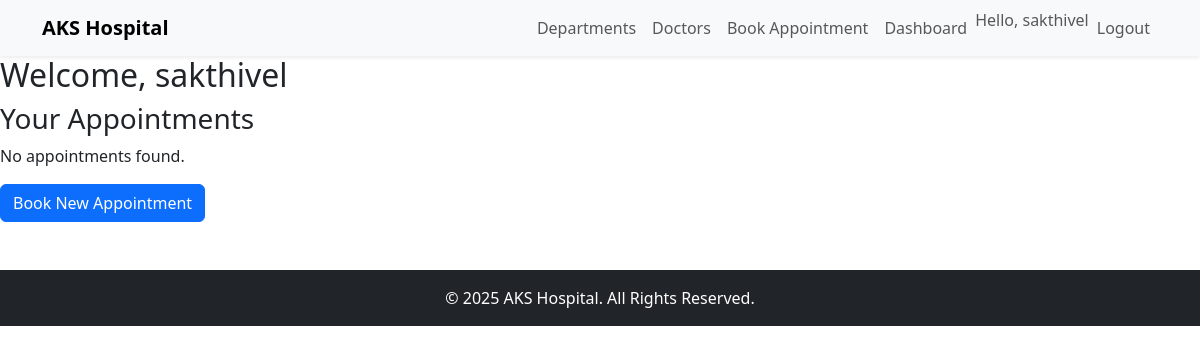
The app's page /dashboard/ (signed in), older data.
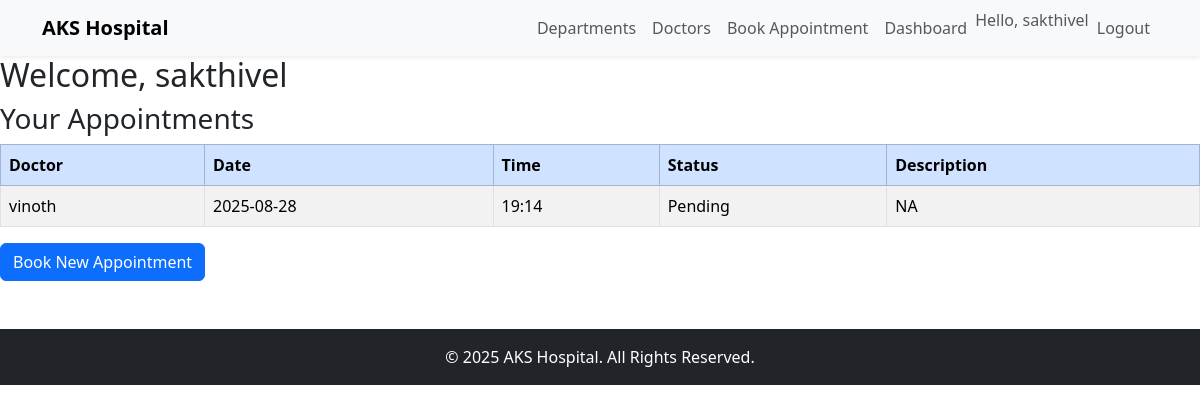
The same page, newer data.
### core/models.py (models this page shows, shortened)
class Appointment(models.Model):
    STATUS_CHOICES = [
        ('Pending', 'Pending'),
        ('Approved', 'Approved'),
        ('Rejected', 'Rejected'),
    ]
    patient = models.CharField(max_length=255)
    doctor = models.ForeignKey(Doctor, on_delete=models.CASCADE)
    appointment_datetime = models.DateTimeField(null=True, blank=True)
    description = models.TextField()
    status = models.CharField(max_length=20, choices=STATUS_CHOICES, default='Pending')

class Doctor(models.Model):
    user = models.OneToOneField(settings.AUTH_USER_MODEL, on_delete=models.CASCADE, null=True)
    name = models.CharField(max_length=100)
    department = models.ForeignKey(Department, on_delete=models.CASCADE)
    email = models.EmailField()
    phone = models.CharField(max_length=15)
    is_featured = models.BooleanField(default=False)
    available_days = models.CharField(max_length=100)
    available_time = models.CharField(max_length=50)
    specialization = models.CharField(max_length=100)

### core/views.py (the view)
# urls.py: path('dashboard/', views.patient_dashboard, name='patient_dashboard'),
@login_required
def patient_dashboard(request):
    if not hasattr(request.user, 'patient'):
        return HttpResponseForbidden("Access denied. You are not a patient.")
    patient = Patient.objects.get(user=request.user)
    appointments = Appointment.objects.filter(patient=patient)
    return render(request, 'core/patient_dashboard.html', {
        'patient': patient,
        'appointments': appointments
    })

### core/models.py (called while the page is built)
    def __str__(self):
        return self.name

### core/templates/core/patient_dashboard.html
{% extends 'core/../base.html' %}
{% block content %}
  <h2>Welcome, {{ patient.name }}</h2>
  <h3>Your Appointments</h3>
  {% if appointments %}
    <table class="table table-bordered table-striped">
      <thead class="table-primary">
        <tr>
          <th>Doctor</th>
          <th>Date</th>
          <th>Time</th>
          <th>Status</th>
          <th>Description</th>
        </tr>
      </thead>
      <tbody>
        {% for appt in appointments %}
        <tr>
          <td>{{ appt.doctor.name }}</td>
          <td>{{ appt.appointment_datetime|date:"Y-m-d" }}</td>
          <td>{{ appt.appointment_datetime|time:"H:i" }}</td>
          <td>{{ appt.status }}</td>
          <td>{{ appt.description }}</td>
        </tr>
        {% endfor %}
      </tbody>
    </table>
  {% else %}
    <p>No appointments found.</p>
  {% endif %}
  <a href="{% url 'book_appointment' %}" class="btn btn-primary">Book New Appointment</a>
{% endblock %}

Row changes from the older to the newer data that the page shows:
added Appointment: doctor.name "vinoth", appointment_datetime "2025-08-28", appointment_datetime "19:14", status "Pending", description "NA"
Text that changed along with them:
text no longer shown: "No appointments found."
text now shown: "Doctor Date Time Status Description"
